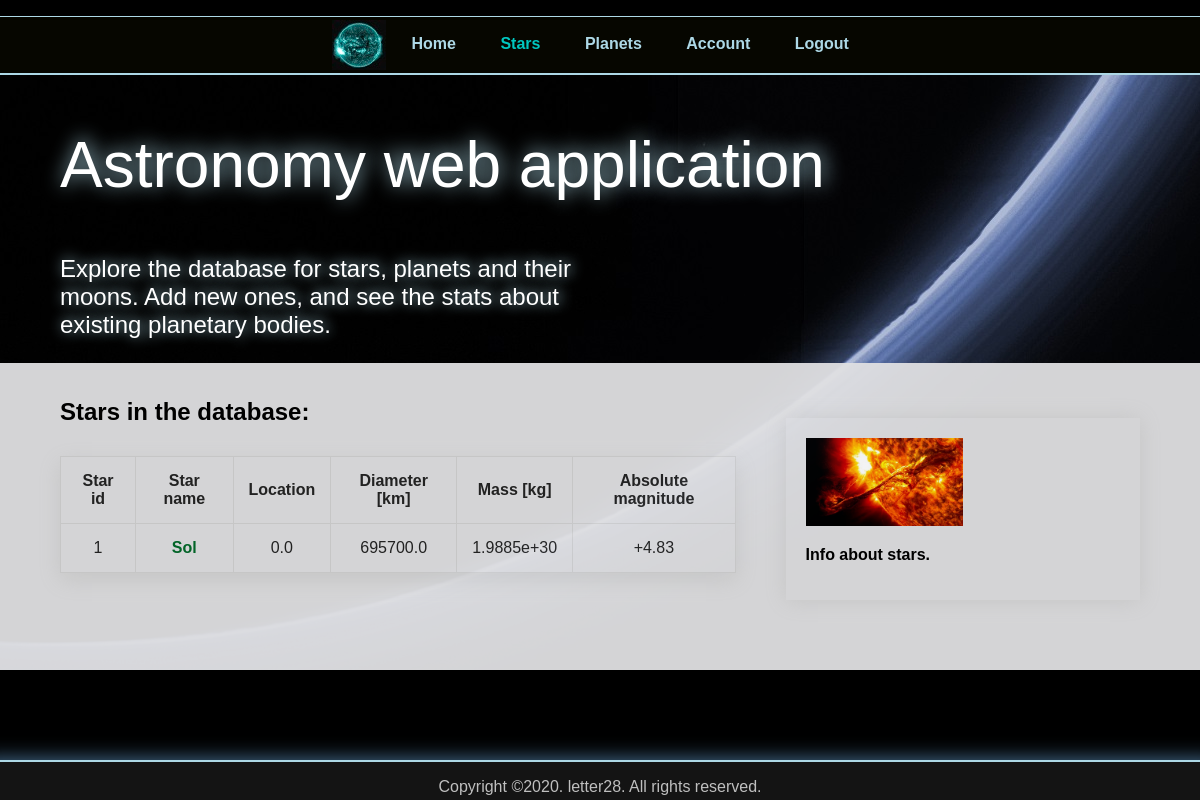
Screenshot of /stars (signed in) with the database file from the repository.
### application/db_models.py (models this page shows)
class Star(db.Model):
    __tablename__ = 'STARS'
    star_id = Column(Integer, primary_key=True)
    star_name = Column(String, unique=True)
    location = Column(Float)
    mass = Column(Float)        # kg
    diameter = Column(Float)    # km
    abs_magnitude = Column(String)

### application/routes.py (the view)
@app.route("/stars")
@login_required
def stars():
    stars_list = Star.query.all()
    star_data = stars_schema.dump(stars_list)
    return render_template("stars.html", title="Stars", star_data=star_data, stars=True)

### application/db_models.py (called while the page is built)
@login.user_loader
def load_user(id_num):
    return User.query.get(int(id_num))

### application/templates/stars.html
{% extends "layout.html" %}
{% block content %}
<section class="stars-page">
    <section class="stars container">
        <div class="stars-container">
            <h2>Stars in the database:</h2>
            <table>
                <tr>
                    <th>Star id</th>
                    <th>Star name</th>
                    <th>Location</th>
                    <th>Diameter [km]</th>
                    <th>Mass [kg]</th>
                    <th>Absolute magnitude</th>
                </tr>
                {% for star in star_data %}
                <tr>
                    <td>{{ star.star_id }}</td>
                    <td><a class="planetary-body" href="">{{ star.star_name }}</a></td>
                    <td>{{ star.location }}</td>
                    <td>{{ star.diameter }}</td>
                    <td>{{ star.mass }}</td>
                    <td>{{ star.abs_magnitude }}</td>
                </tr>
                {% endfor %}
            </table>
        </div>
        <div class="stars-info">
            <img src="static/images/sun_eruption_2.jpg" alt="Sun eruption">
            <p>Info about stars.</p>
        </div>
    </section>
</section>
{% endblock %}

### application/static/css/main.css (style rules this page uses)
html { font-family: "Trebuchet MS", Helvetica, sans-serif; margin: 0; background: black; color: black; box-sizing: border-box; }
*, *:before, *:after { box-sizing: inherit; }
body { background-image: url('../images/pluto_haze.jpg'); background-repeat: no-repeat; background-position: top center; background-attachment: fixed; max-width: 120%; margin: 0 auto; }
h1, h2, h3, h4, h5, h6 { padding: 10px 0; }
a { text-decoration: none; font-weight: 600; color: #046A2B; }
table { border-collapse: collapse; box-shadow: 0px 7px 20px 0px #d1d1d1; padding: 50px; }
th, td { color: #242424; border: 1px solid #d1d1d1; padding: 15px; text-align: center; }
table a { font-weight: 600; }
.home-page, .login-page, .register-page, .planets-page, .stars-page, .planet-page, .new-planet-page, .account-page { background: #E0E0E2; opacity: 0.95; }
.container { max-width: 90%; margin: 0 auto; margin-bottom: 25px; padding-top: 5px; padding-bottom: 20px; }
.stars.container { display: flex; }
.stars-container { display: inline-block; padding-right: 50px; }
.stars-info { width: 35%; margin: 50px auto; padding: 20px; display: inline-block; font-weight: 600; box-shadow: 0px 1px 20px 0px #d1d1d1; }
.stars-info img { max-width: 50%; }

### rows the page displays
Star: star_id "1", star_name "Sol", location "0.0", diameter "695700.0", mass "1.9885e+30", abs_magnitude "+4.83"
